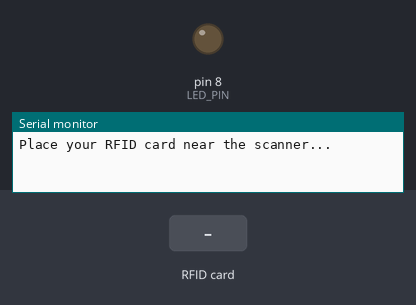
This sketch was run on a simulated Arduino Uno, built with avr-gcc and run on an emulated ATmega328P. Shown: output pins drawn as LEDs (lit = HIGH), the last lines printed to the serial monitor. Inputs (shaded band) come from the test bench. Pins used as bus, display or sensor lines are not drawn.

Above: at 1.2 s.
1.3 s: RFID card C2 DA 54 D9 held to the reader
At 1.7 s:
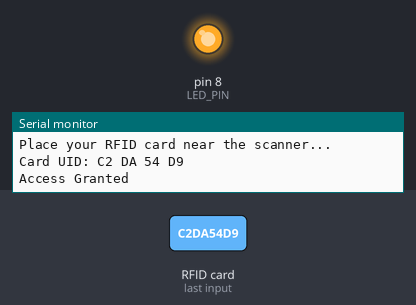
2.8 s: RFID card 5E 7A 19 C4 held to the reader
At 3.1 s:
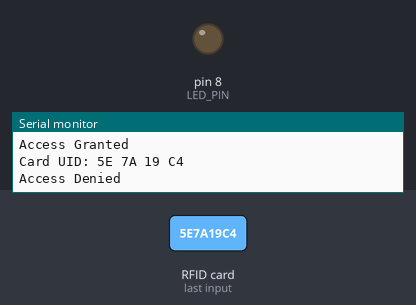
Timing chart, 0 to 5.8 s (numbered marks = the images above; inputs shaded):
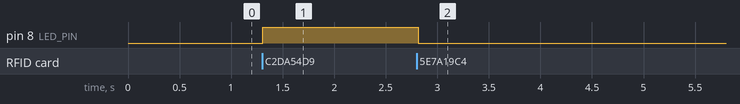

Measured:
- after the input at 1.3 s, pin 8 (LED_PIN): LOW → HIGH at once
- after the input at 2.8 s, pin 8 (LED_PIN): HIGH → LOW at once

The sketch:

TEST_with_led.ino
```cpp
#include <SPI.h>
#include <MFRC522.h>

#define SDA_PIN 10
#define RST_PIN 9
#define LED_PIN 8  // LED connected to pin 8

MFRC522 rfid(SDA_PIN, RST_PIN);

void setup() {
  Serial.begin(9600);
  SPI.begin();
  rfid.PCD_Init();

  pinMode(LED_PIN, OUTPUT);
  digitalWrite(LED_PIN, LOW); // Start with LED off

  Serial.println("Place your RFID card near the scanner...");
}

void loop() {
  // Wait for a new card
  if (!rfid.PICC_IsNewCardPresent() || !rfid.PICC_ReadCardSerial()) {
    return;
  }

  Serial.print("Card UID: ");
  String uid = "";
  for (byte i = 0; i < rfid.uid.size; i++) {
    if (rfid.uid.uidByte[i] < 0x10) Serial.print("0");
    Serial.print(rfid.uid.uidByte[i], HEX);
    Serial.print(" ");

    if (rfid.uid.uidByte[i] < 0x10) uid += "0";
    uid += String(rfid.uid.uidByte[i], HEX);
  }
  Serial.println();

  // Match against known UID: C2 DA 54 D9
  if (uid.equalsIgnoreCase("C2DA54D9")) {
    Serial.println("Access Granted");
    digitalWrite(LED_PIN, HIGH); // Turn on LED
  } else {
    Serial.println("Access Denied");
    digitalWrite(LED_PIN, LOW); // Turn off LED
  }

  rfid.PICC_HaltA();
}
```
